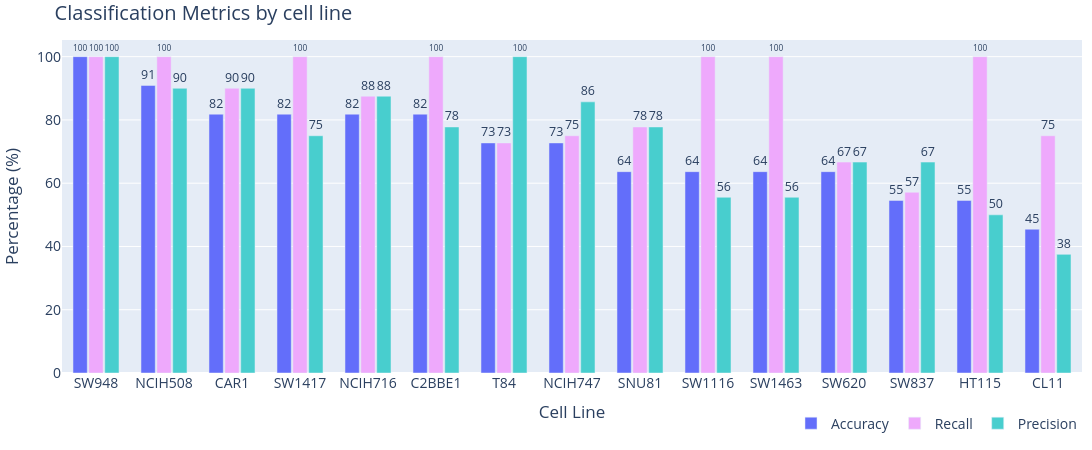
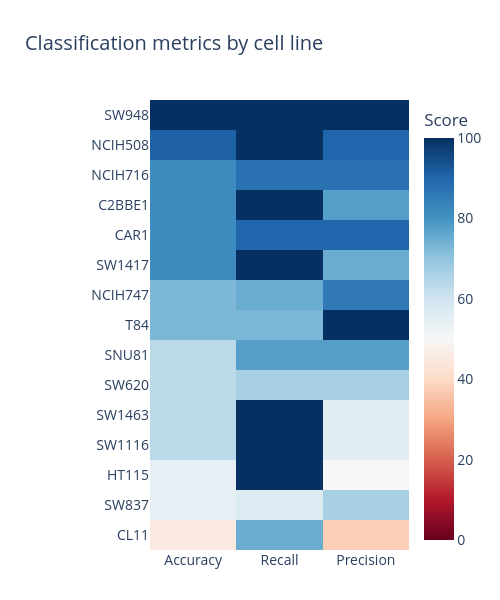
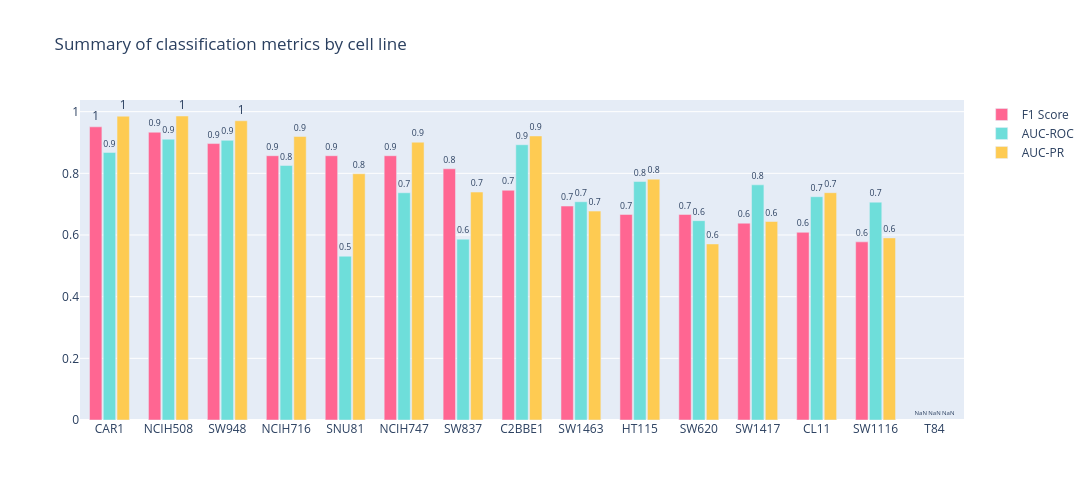

Notebook code for these charts, in order:
### Code cell
make_classification_plots(str(results_dir), plots_dir=str(plots_dir), show=True,
                        analysis_type="cell_line", debug=False
                        )

### Figure 1 — Plotly figure (JSON) as saved in the notebook; plotly's stock layout.template omitted (floating-point values rounded to 4 significant figures)
{"data": [{"marker": {"color": "#636EFA"}, "name": "Accuracy", "text": [100.0, 91.0, 82.0, 82.0, 82.0, 82.0, 73.0, 73.0, 64.0, 64.0, 64.0, 64.0, 55.0, 55.0, 45.0], "textposition": "outside", "type": "bar", "x": ["SW948", "NCIH508", "CAR1", "SW1417", "NCIH716", "C2BBE1", "T84", "NCIH747", "SNU81", "SW1116", "SW1463", "SW620", "SW837", "HT115", "CL11"], "y": [100.0, 90.91, 81.82, 81.82, 81.82, 81.82, 72.73, 72.73, 63.64, 63.64, 63.64, 63.64, 54.55, 54.55, 45.45]}, {"marker": {"color": "#EEA9FC"}, "name": "Recall", "text": [100.0, 100.0, 90.0, 100.0, 88.0, 100.0, 73.0, 75.0, 78.0, 100.0, 100.0, 67.0, 57.0, 100.0, 75.0], "textposition": "outside", "type": "bar", "x": ["SW948", "NCIH508", "CAR1", "SW1417", "NCIH716", "C2BBE1", "T84", "NCIH747", "SNU81", "SW1116", "SW1463", "SW620", "SW837", "HT115", "CL11"], "y": [100.0, 100.0, 90.0, 100.0, 87.5, 100.0, 72.73, 75.0, 77.78, 100.0, 100.0, 66.67, 57.14, 100.0, 75.0]}, {"marker": {"color": "#48CECE"}, "name": "Precision", "text": [100.0, 90.0, 90.0, 75.0, 88.0, 78.0, 100.0, 86.0, 78.0, 56.0, 56.0, 67.0, 67.0, 50.0, 38.0], "textposition": "outside", "type": "bar", "x": ["SW948", "NCIH508", "CAR1", "SW1417", "NCIH716", "C2BBE1", "T84", "NCIH747", "SNU81", "SW1116", "SW1463", "SW620", "SW837", "HT115", "CL11"], "y": [100.0, 90.0, 90.0, 75.0, 87.5, 77.78, 100.0, 85.71, 77.78, 55.56, 55.56, 66.67, 66.67, 50.0, 37.5]}], "layout": {"bargap": 0.3, "bargroupgap": 0.1, "barmode": "group", "font": {"size": 14}, "height": 450, "legend": {"font": {"size": 14}, "orientation": "h", "x": 1, "xanchor": "right", "y": -0.2, "yanchor": "bottom"}, "margin": {"b": 10, "l": 10, "r": 10, "t": 40}, "title": {"text": "Classification Metrics by cell line"}, "width": 1400, "xaxis": {"title": {"text": "Cell Line"}}, "yaxis": {"title": {"text": "Percentage (%)"}}}}

### Figure 2 — Plotly figure (JSON) as saved in the notebook; plotly's stock layout.template omitted (floating-point values rounded to 4 significant figures)
{"data": [{"colorbar": {"title": {"text": "Score"}}, "colorscale": [[0, "rgb(103,0,31)"], [0.1, "rgb(178,24,43)"], [0.2, "rgb(214,96,77)"], [0.3, "rgb(244,165,130)"], [0.4, "rgb(253,219,199)"], [0.5, "rgb(247,247,247)"], [0.6, "rgb(209,229,240)"], [0.7, "rgb(146,197,222)"], [0.8, "rgb(67,147,195)"], [0.9, "rgb(33,102,172)"], [1, "rgb(5,48,97)"]], "type": "heatmap", "x": ["Accuracy", "Recall", "Precision"], "y": ["CL11", "SW837", "HT115", "SW1116", "SW1463", "SW620", "SNU81", "T84", "NCIH747", "SW1417", "CAR1", "C2BBE1", "NCIH716", "NCIH508", "SW948"], "z": [[45.45, 75.0, 37.5], [54.55, 57.14, 66.67], [54.55, 100.0, 50.0], [63.64, 100.0, 55.56], [63.64, 100.0, 55.56], [63.64, 66.67, 66.67], [63.64, 77.78, 77.78], [72.73, 72.73, 100.0], [72.73, 75.0, 85.71], [81.82, 100.0, 75.0], [81.82, 90.0, 90.0], [81.82, 100.0, 77.78], [81.82, 87.5, 87.5], [90.91, 100.0, 90.0], [100.0, 100.0, 100.0]], "zmax": 100, "zmin": 0}], "layout": {"font": {"size": 14}, "height": 600, "margin": {"b": 50, "l": 150, "r": 50, "t": 100}, "title": {"text": "Classification metrics by cell line"}, "width": 500}}

### Figure 3 — Plotly figure (JSON) as saved in the notebook; plotly's stock layout.template omitted (floating-point values rounded to 4 significant figures)
{"data": [{"marker": {"color": "#FF6692"}, "name": "F1 Score", "text": [1.0, 0.9, 0.9, 0.9, 0.9, 0.9, 0.8, 0.7, 0.7, 0.7, 0.7, 0.6, 0.6, 0.6, NaN], "textposition": "outside", "type": "bar", "x": ["CAR1", "NCIH508", "SW948", "NCIH716", "SNU81", "NCIH747", "SW837", "C2BBE1", "SW1463", "HT115", "SW620", "SW1417", "CL11", "SW1116", "T84"], "y": [0.9508, 0.9333, 0.8966, 0.8571, 0.8571, 0.8571, 0.8148, 0.7451, 0.6939, 0.6667, 0.6667, 0.6383, 0.6087, 0.5778, NaN]}, {"marker": {"color": "#6EDEDA"}, "name": "AUC-ROC", "text": [0.9, 0.9, 0.9, 0.8, 0.5, 0.7, 0.6, 0.9, 0.7, 0.8, 0.6, 0.8, 0.7, 0.7, NaN], "textposition": "outside", "type": "bar", "x": ["CAR1", "NCIH508", "SW948", "NCIH716", "SNU81", "NCIH747", "SW837", "C2BBE1", "SW1463", "HT115", "SW620", "SW1417", "CL11", "SW1116", "T84"], "y": [0.8678, 0.9107, 0.9071, 0.8255, 0.5312, 0.737, 0.5864, 0.8927, 0.7078, 0.7734, 0.6465, 0.7627, 0.7242, 0.7065, NaN]}, {"marker": {"color": "#FECB52"}, "name": "AUC-PR", "text": [1.0, 1.0, 1.0, 0.9, 0.8, 0.9, 0.7, 0.9, 0.7, 0.8, 0.6, 0.6, 0.7, 0.6, NaN], "textposition": "outside", "type": "bar", "x": ["CAR1", "NCIH508", "SW948", "NCIH716", "SNU81", "NCIH747", "SW837", "C2BBE1", "SW1463", "HT115", "SW620", "SW1417", "CL11", "SW1116", "T84"], "y": [0.9854, 0.986, 0.9705, 0.9196, 0.7987, 0.901, 0.7393, 0.9212, 0.6775, 0.7812, 0.571, 0.6438, 0.7372, 0.5907, NaN]}], "layout": {"bargap": 0.3, "bargroupgap": 0.1, "barmode": "group", "height": 500, "title": {"text": "Summary of classification metrics by cell line"}, "width": 1500}}
